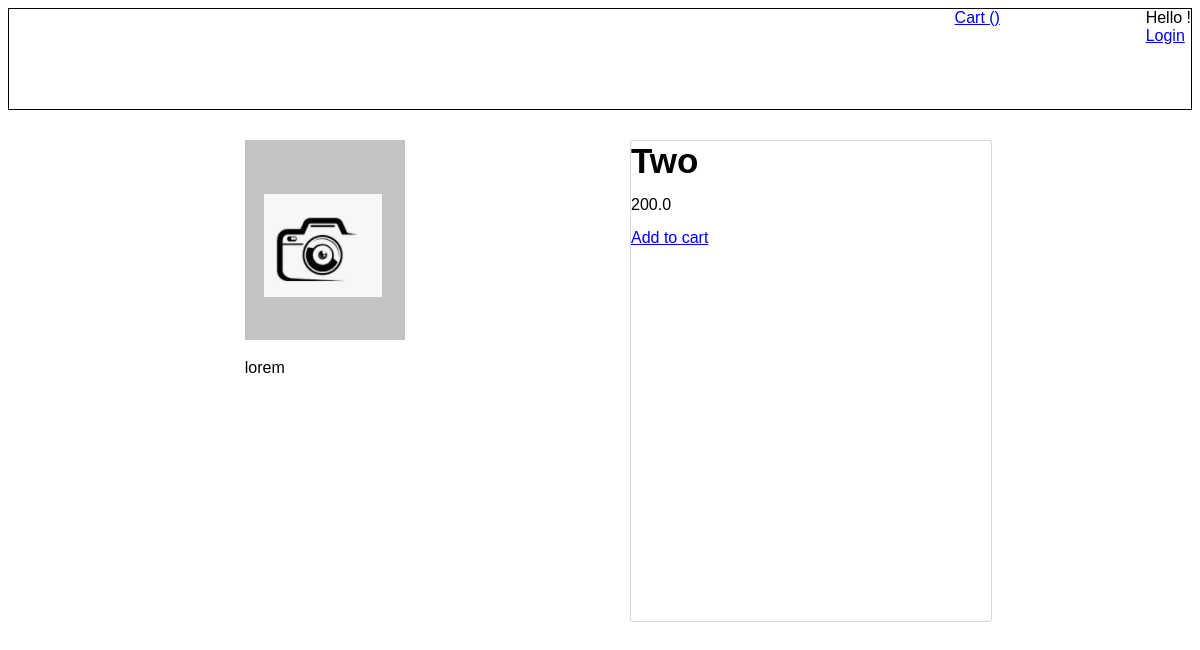
Screenshot of /products/2/ with the database file from the repository.
### products/models.py (models this page shows, shortened)
class Products(models.Model):
    title = models.CharField(max_length=120)
    description = models.TextField()
    price = models.FloatField(null=True)
    image = models.ImageField(null=True, blank=True, upload_to='images/')
    quantity = models.IntegerField(null=True)

### products/views.py (the view)
# urls.py: path('<int:pk>/', ProductsDetailView.as_view(), name='products-detail'),
class ProductsDetailView(DetailView):
    template_name = 'products_detail.html'
    queryset = Products.objects.all()
    def get_object(self):
        id_ = self.kwargs.get("pk")
        print("Product Id from product detail view:" + str(id_))
        return get_object_or_404(Products, id=id_)

### products/templates/products_detail.html
{% extends 'index.html' %}
{% load static %}
{% block content %}
<div class="product-container">
    <div class="left-side">
        {% if products.image %}
        <img class="image" src="{{ products.image.url }}">
        {% else %}
        <img src="{% static 'images/sample.png' %}">
        {% endif %}
    </div>
    <div name="right" class="right-side">
        <div class="title">{{ products.title }}</div>
        <div class="price">{{ products.price }}</div>
        <div>
            {% if user.is_authenticated %}
            <a href="/cart/add" id="add-btn" onclick="getIdProduct({{ products.id }})">Add to cart</a>
            {% else %}
            <a href="{% url 'login' %}">Add to cart</a>
            {% endif %}
        </div>
    </div>
    <div class="description">{{ products.description }}</div>
</div>
{% endblock %}

### static/css/product.css (style rules this page uses)
.product-container { width: 60%; margin: 0 auto; }
.left-side { display: inline-block; width: 50%; }
.right-side { display: inline-block; position: absolute; margin-left: 30px; border: 1px solid; border-radius: 3px; width: 30%; height: 60%; border-color: #d2d9d4; }
.title { font-weight: bold; font-size: 35px; }
.price { margin-top: 15px; margin-bottom: 15px; }
.description { margin-top: 15px; }

### templates/index.html (style rules this page uses)
html * { font-family: Arial; }

### rows the page displays
Products: title "Two", price "200.0", description "lorem"
